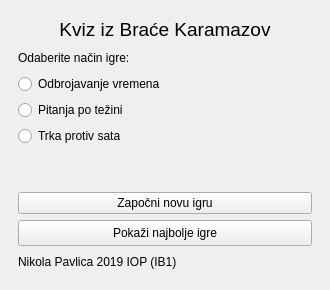
<?xml version="1.0" encoding="UTF-8"?>
<ui version="4.0">
 <class>MainWindow</class>
 <widget class="QMainWindow" name="MainWindow">
  <property name="geometry">
   <rect>
    <x>0</x>
    <y>0</y>
    <width>330</width>
    <height>290</height>
   </rect>
  </property>
  <property name="windowTitle">
   <string>MainWindow</string>
  </property>
  <widget class="QWidget" name="centralwidget">
   <property name="sizePolicy">
    <sizepolicy hsizetype="Fixed" vsizetype="Minimum">
     <horstretch>0</horstretch>
     <verstretch>0</verstretch>
    </sizepolicy>
   </property>
   <property name="layoutDirection">
    <enum>Qt::LeftToRight</enum>
   </property>
   <property name="autoFillBackground">
    <bool>false</bool>
   </property>
   <layout class="QHBoxLayout" name="horizontalLayout">
    <item>
     <spacer name="horizontalSpacer_2">
      <property name="orientation">
       <enum>Qt::Horizontal</enum>
      </property>
      <property name="sizeType">
       <enum>QSizePolicy::Minimum</enum>
      </property>
      <property name="sizeHint" stdset="0">
       <size>
        <width>0</width>
        <height>0</height>
       </size>
      </property>
     </spacer>
    </item>
    <item>
     <widget class="QWidget" name="verticalWidget" native="true">
      <property name="sizePolicy">
       <sizepolicy hsizetype="MinimumExpanding" vsizetype="MinimumExpanding">
        <horstretch>0</horstretch>
        <verstretch>0</verstretch>
       </sizepolicy>
      </property>
      <property name="maximumSize">
       <size>
        <width>400</width>
        <height>400</height>
       </size>
      </property>
      <layout class="QVBoxLayout" name="verticalLayout_2">
       <item>
        <spacer name="verticalSpacer_2">
         <property name="orientation">
          <enum>Qt::Vertical</enum>
         </property>
         <property name="sizeType">
          <enum>QSizePolicy::Minimum</enum>
         </property>
         <property name="sizeHint" stdset="0">
          <size>
           <width>0</width>
           <height>0</height>
          </size>
         </property>
        </spacer>
       </item>
       <item>
        <widget class="QLabel" name="label_3">
         <property name="font">
          <font>
           <pointsize>14</pointsize>
          </font>
         </property>
         <property name="text">
          <string>Kviz iz Braće Karamazov</string>
         </property>
         <property name="alignment">
          <set>Qt::AlignCenter</set>
         </property>
        </widget>
       </item>
       <item>
        <widget class="QLabel" name="label">
         <property name="text">
          <string>Odaberite način igre:</string>
         </property>
        </widget>
       </item>
       <item>
        <widget class="QRadioButton" name="normalRadio">
         <property name="text">
          <string>Odbrojavanje vremena</string>
         </property>
        </widget>
       </item>
       <item>
        <widget class="QRadioButton" name="groupRadio">
         <property name="text">
          <string>Pitanja po težini</string>
         </property>
        </widget>
       </item>
       <item>
        <widget class="QRadioButton" name="countdownRadio">
         <property name="text">
          <string>Trka protiv sata</string>
         </property>
        </widget>
       </item>
       <item>
        <spacer name="verticalSpacer_3">
         <property name="orientation">
          <enum>Qt::Vertical</enum>
         </property>
         <property name="sizeType">
          <enum>QSizePolicy::Minimum</enum>
         </property>
         <property name="sizeHint" stdset="0">
          <size>
           <width>0</width>
           <height>40</height>
          </size>
         </property>
        </spacer>
       </item>
       <item>
        <widget class="QPushButton" name="startGame">
         <property name="text">
          <string>Započni novu igru</string>
         </property>
        </widget>
       </item>
       <item>
        <widget class="QPushButton" name="leaderboards">
         <property name="minimumSize">
          <size>
           <width>0</width>
           <height>26</height>
          </size>
         </property>
         <property name="text">
          <string>Pokaži najbolje igre</string>
         </property>
        </widget>
       </item>
       <item>
        <spacer name="verticalSpacer">
         <property name="orientation">
          <enum>Qt::Vertical</enum>
         </property>
         <property name="sizeType">
          <enum>QSizePolicy::Minimum</enum>
         </property>
         <property name="sizeHint" stdset="0">
          <size>
           <width>0</width>
           <height>0</height>
          </size>
         </property>
        </spacer>
       </item>
       <item>
        <widget class="QLabel" name="label_2">
         <property name="text">
          <string>Nikola Pavlica 2019 IOP (IB1)</string>
         </property>
        </widget>
       </item>
      </layout>
      <zorder>leaderboards</zorder>
      <zorder>normalRadio</zorder>
      <zorder>groupRadio</zorder>
      <zorder>countdownRadio</zorder>
      <zorder>startGame</zorder>
      <zorder>label</zorder>
      <zorder>label_2</zorder>
      <zorder>label_3</zorder>
     </widget>
    </item>
    <item>
     <spacer name="horizontalSpacer">
      <property name="orientation">
       <enum>Qt::Horizontal</enum>
      </property>
      <property name="sizeType">
       <enum>QSizePolicy::Minimum</enum>
      </property>
      <property name="sizeHint" stdset="0">
       <size>
        <width>0</width>
        <height>0</height>
       </size>
      </property>
     </spacer>
    </item>
   </layout>
  </widget>
 </widget>
 <resources/>
 <connections/>
 <slots>
  <signal>startGame()</signal>
 </slots>
</ui>
